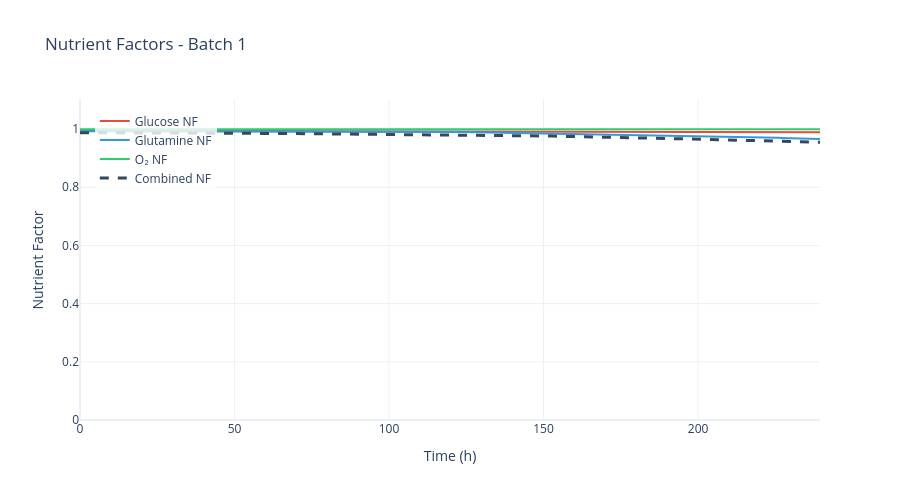

Notebook code for this chart:
### Markdown cell above
## 5. Kinetic-Behavior Figures

Review nutrient limitation, inhibition, kinetic rates, and stoichiometric yields for the selected batch.

### Code cell
# Nutrient limitation factors (Monod terms)
fig = data.plot_nutrient_factors(batch_number=BATCH_NUMBER)
fig.show()

### Figure 1 — Plotly figure (JSON) as saved in the notebook; plotly's stock layout.template omitted (floating-point values rounded to 4 significant figures; data arrays with more than 128 entries replaced by an {"elided": "..."} marker saying what was removed)
{"data": [{"line": {"color": "#E74C3C", "width": 2}, "mode": "lines", "name": "Glucose NF", "type": "scatter", "x": {"elided": "379 float values"}, "y": {"elided": "379 float values"}}, {"line": {"color": "#3498DB", "width": 2}, "mode": "lines", "name": "Glutamine NF", "type": "scatter", "x": {"elided": "379 float values"}, "y": {"elided": "379 float values"}}, {"line": {"color": "#2ECC71", "width": 2}, "mode": "lines", "name": "O₂ NF", "type": "scatter", "x": {"elided": "379 float values"}, "y": {"elided": "379 float values"}}, {"line": {"color": "#34495E", "dash": "dash", "width": 3}, "mode": "lines", "name": "Combined NF", "type": "scatter", "x": {"elided": "379 float values"}, "y": {"elided": "379 float values"}}], "layout": {"height": 500, "hovermode": "x unified", "legend": {"bgcolor": "rgba(255,255,255,0.8)", "x": 0.02, "y": 0.98}, "title": {"text": "Nutrient Factors - Batch 1"}, "width": 900, "xaxis": {"title": {"text": "Time (h)"}}, "yaxis": {"range": [0, 1.1], "title": {"text": "Nutrient Factor"}}}}
